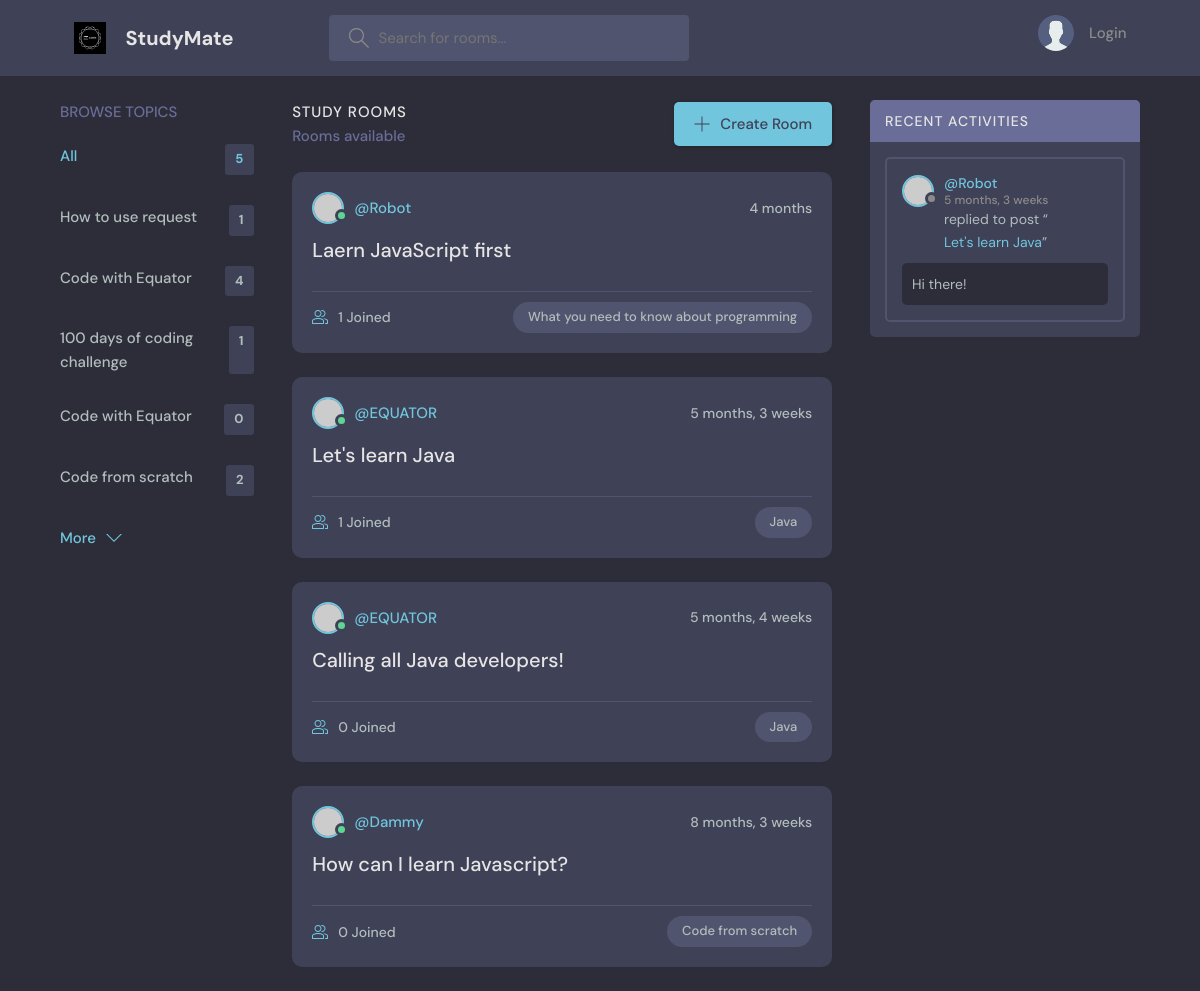
Screenshot of /?q=Java with the database file from the repository.
### page/models.py (models this page shows, shortened)
class Topic(models.Model):
    name = models.CharField(max_length=100)

class Room(models.Model):
    host = models.ForeignKey(User, null=True, on_delete=models.SET_NULL)
    topic = models.ForeignKey(Topic, null=True, on_delete=models.SET_NULL)
    name = models.CharField(max_length=200)
    description = models.TextField(null=True, blank=True)
    participants = models.ManyToManyField(User, related_name="participants", blank=True)
    updated = models.DateTimeField(auto_now=True)
    created = models.DateTimeField(auto_now_add=True)
    class Meta:
        ordering = ["-updated", "-created"]
    def __str__(self):
        return self.name

class Message(models.Model):
    user = models.ForeignKey(User, on_delete =models.CASCADE)
    room = models.ForeignKey(Room, on_delete=models.CASCADE)
    body = models.TextField()
    updated = models.DateTimeField(auto_now=True)
    created = models.DateTimeField(auto_now_add=True)
    class Meta:
        ordering = ["-updated", "-created"]
    def __str__(self):
        return self.body[0:50]

### page/views.py (the view)
# urls.py: path('', views.index, name="index"),
def index(request):
    q = request.GET.get('q') if request.GET.get('q') != None else ""
    rooms = Room.objects.filter(
         Q(topic__name__icontains=q) |
         Q(name__icontains=q) |
         Q(description__icontains=q)
                                )
    topics = Topic.objects.all()[0:5]
    rooms_count = rooms.count()
    room_messages = Message.objects.filter(Q(room__topic__name__icontains=q))
    context = {"rooms": rooms, "topics": topics, "rooms_count":rooms_count, "room_messages": room_messages}
    return render(request, 'page/index.html', context)

### page/templates/page/index.html (shortened to what this page needs)
{% extends 'main.html' %} {% block content %}
<main class="layout layout--3">
  <div class="container">
    {% include 'page/topics_component.html' %}
    <div class="roomList">
      <div class="roomList__header">
        <div>
          <h2>Study Rooms</h2>
          <p>{{room_count}} Rooms available</p>
        </div>
        <a class="btn btn--main" href="{% url 'create_room' %}">
          <svg
            version="1.1"
            xmlns="http://www.w3.org/2000/svg"
            width="32"
            height="32"
            viewBox="0 0 32 32"
          >
            <title>add</title>
            <path
              d="M16.943 0.943h-1.885v14.115h-14.115v1.885h14.115v14.115h1.885v-14.115h14.115v-1.885h-14.115v-14.115z"
            ></path>
          </svg>
          Create Room
        </a>
      </div>
      {% include 'page/feed_component.html' %}
    </div>
    {% include 'page/activity_component.html' %}
  </div>
</main>
{% endblock %}

### page/templates/page/topics_component.html
<div class="topics">
  <div class="topics__header">
    <h2>Browse Topics</h2>
  </div>
  <ul class="topics__list">
    <li>
      <a href="{% url 'index' %}" class="active">
        All <span>{{topics.count}}</span>
      </a>
    </li>
    {% for topic in topics %}
    <li>
      <a href="{% url 'index' %}?q={{topic.name}}">
        {{topic.name}} <span>{{topic.room_set.all.count}}</span>
      </a>
    </li>
    {% endfor %}
  </ul>
  <a class="btn btn--link" href="{% url 'topics' %}">
    More
    <svg
      version="1.1"
      xmlns="http://www.w3.org/2000/svg"
      width="32"
      height="32"
      viewBox="0 0 32 32"
    >
      <title>chevron-down</title>
      <path d="M16 21l-13-13h-3l16 16 16-16h-3l-13 13z"></path>
    </svg>
  </a>
</div>

### page/templates/page/feed_component.html (shortened to what this page needs)
{% for room in rooms %}
<div class="roomListRoom">
  <div class="roomListRoom__header">
    <a
      href="{% url 'user-profile' room.host.id %}"
      class="roomListRoom__author"
    >
      <div class="avatar avatar--small active">
        <img src="https://randomuser.me/api/portraits/men/11.jpg" />
      </div>
      <span>@{{room.host.username}}</span>
    </a>
    <div class="roomListRoom__actions">
      <span>{{room.created|timesince}}</span>
    </div>
  </div>
  <div class="roomListRoom__content">
    <a href="{% url 'room' room.id %}">{{room.name}}</a>
  </div>
  <div class="roomListRoom__meta">
    <a href="{% url 'room' room.id %}" class="roomListRoom__joined">
      {{ room.participants.all.count }} Joined
    </a>
    <p class="roomListRoom__topic">{{room.topic.name}}</p>
  </div>
</div>
{% endfor %}

### page/templates/page/activity_component.html (shortened to what this page needs)
<div class="activities">
  <div class="activities__header">
    <h2>Recent Activities</h2>
  </div>
  {% for message in room_messages %}
  <div class="activities__box">
    <div class="activities__boxHeader roomListRoom__header">
      <a
        href="{% url 'user-profile' message.user.id %}"
        class="roomListRoom__author"
      >
        <div class="avatar avatar--small">
          <img src="https://randomuser.me/api/portraits/women/11.jpg" />
        </div>
        <p>
          @{{ message.user }}
          <span>{{ message.created|timesince }}</span>
        </p>
      </a>
    </div>
    <div class="activities__boxContent">
      <p>
        replied to post “<a href="{% url 'room' message.room.id %}"
          >{{message.room}}</a
        >”
      </p>
      <div class="activities__boxRoomContent">{{message.body}}</div>
    </div>
  </div>
  {% endfor %}
</div>

### rows the page displays
Topic: name "How to use request", room_set.all.count "1"
Topic: name "Code with Equator", room_set.all.count "4"
Topic: name "100 days of coding challenge", room_set.all.count "1"
Topic: name "Code with Equator", room_set.all.count "0"
Topic: name "Code from scratch", room_set.all.count "2"
Room: host.username "Robot", created "4 months", name "Laern JavaScript first", participants.all.count "1", topic.name "What you need to know about programming"
Room: host.username "EQUATOR", created "5 months, 3 weeks", name "Let's learn Java", participants.all.count "1", topic.name "Java"
Room: host.username "EQUATOR", created "5 months, 4 weeks", name "Calling all Java developers!", participants.all.count "0", topic.name "Java"
Room: host.username "Dammy", created "8 months, 3 weeks", name "How can I learn Javascript?", participants.all.count "0", topic.name "Code from scratch"
Message: user "Robot", created "5 months, 3 weeks", room "Let's learn Java", body "Hi there!"

### other values shown
{{ topics.count }} "5"
